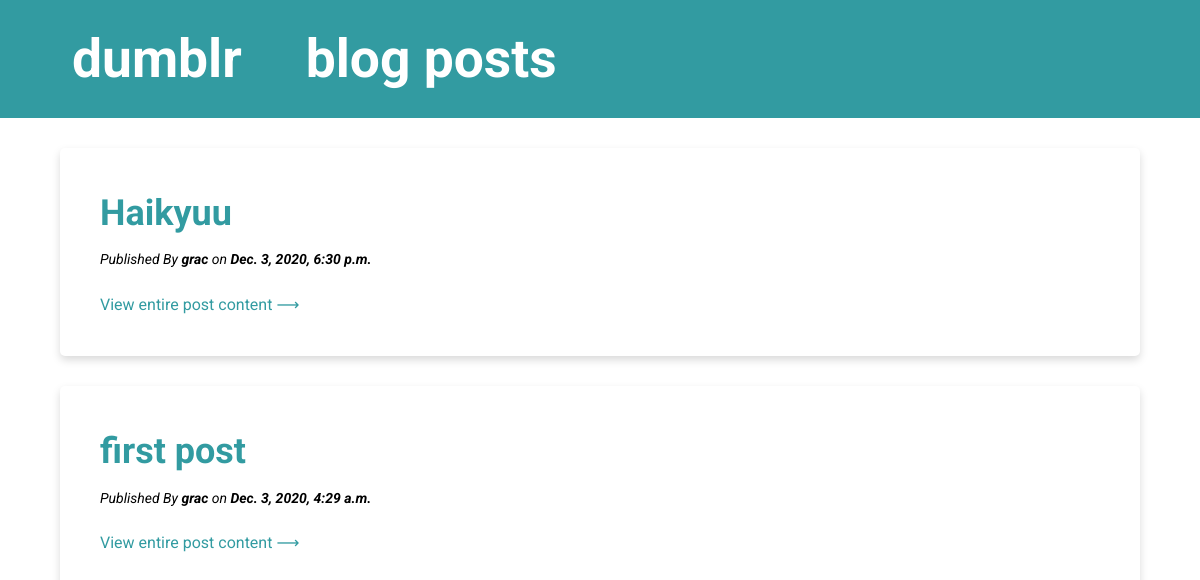
/blog, run on an earlier commit of the app's database.
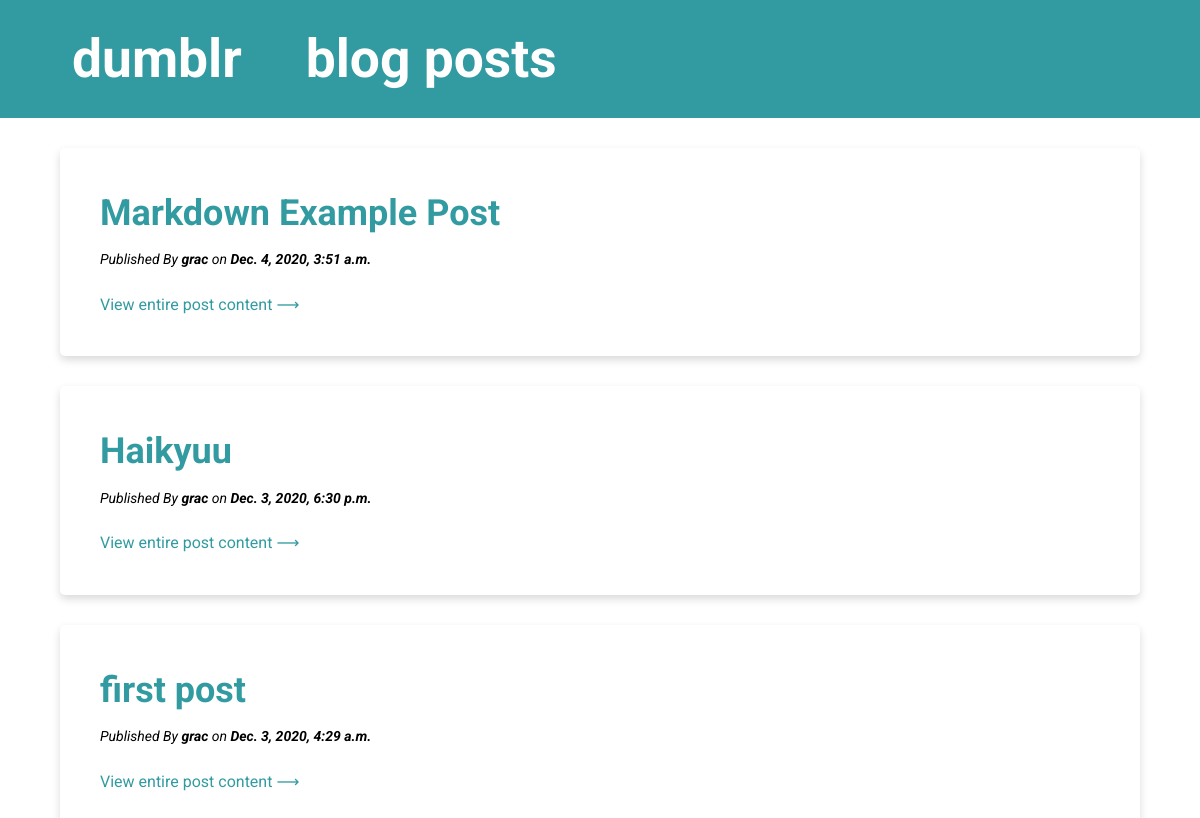
And on a later commit of the database.
### blog/models.py (models this page shows, shortened)
class Post(models.Model):
    author = models.ForeignKey(settings.AUTH_USER_MODEL, on_delete=models.CASCADE)
    title = models.CharField(max_length=200)
    text = models.TextField()
    created_date = models.DateTimeField(default=timezone.now)
    published_date = models.DateTimeField(blank=True, null=True)

### blog/views.py (the view)
# urls.py: path('blog', views.post_list, name='post_list'),
def post_list(request):
    posts = Post.objects.filter(published_date__lte=timezone.now()).order_by('-published_date')
    return render(request, 'blog/post_list.html', {'posts': posts})

### blog/templates/blog/post_list.html
{% extends 'blog/base.html' %}
{% load staticfiles %}
{% block styles %}
<link rel="stylesheet" href="{% static 'css/blog.css' %}">
{% endblock %}
{% block content %}
    {% for post in posts %}
        <div class="post-container">
            <div class="post">
                <h2><a href="{% url 'post_detail' id=post.id %}">{{ post.title }}</a></h2>
                <p class="publish-details"><i>Published By <b>{{ post.author }}</b> on <b>{{ post.published_date }}</b></i></p>
                <p class="post-details"><a href="{% url 'post_detail' id=post.id %}">View entire post content ⟶</a></p>
            </div>
        </div>
    {% endfor %}
{% endblock %}

What changed in the data, as far as the page shows it:
added Post: title "Markdown Example Post", author "grac", published_date "Dec. 4, 2020, 3:51 a.m."
